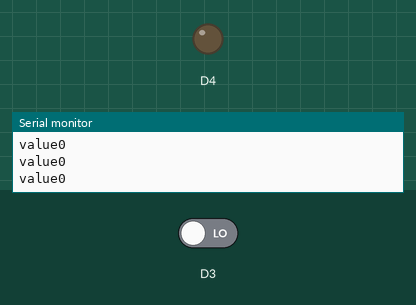
Recording of a sketch running on a simulated ESP8266 (NodeMCU). On the bench: output pins drawn as LEDs (lit = HIGH), the last lines printed to the serial monitor. The inputs (shaded band) are chosen by the test bench; at power-on: D3 LOW.

Above: at 4.8 s.
4.9 s: D3 driven HIGH
At 7.5 s:
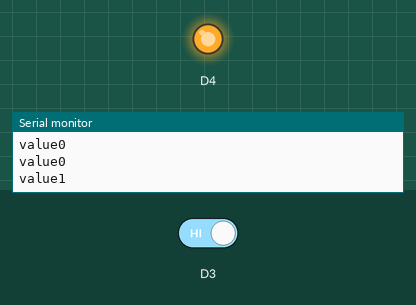
8.5 s: D3 driven LOW
At 11.8 s:
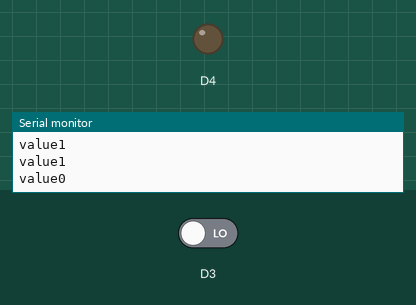
Timing chart, 0 to 13.3 s (numbered marks = the images above; inputs shaded):
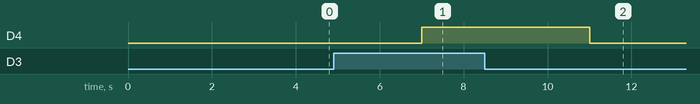

Measured:
- after the input at 4.9 s, D4: LOW → HIGH after 2.1 s
- after the input at 8.5 s, D4: HIGH → LOW after 2.5 s

The sketch:

sketch_may22c.ino
```cpp
void setup() {
  // put your setup code here, to run once:
Serial.begin(9600);
pinMode(D3,INPUT);
pinMode(D4,OUTPUT);
}

void loop() {
  // put your main code here, to run repeatedly:
  int Sensorvalue=digitalRead(D3);
  Serial.print("value");
  Serial.println(Sensorvalue);
  delay(1000);
  if(Sensorvalue==1)
  {
    digitalWrite(D4,HIGH);
  }
  else
  {
    digitalWrite(D4,LOW);
  }
    delay(1000);
}
```
